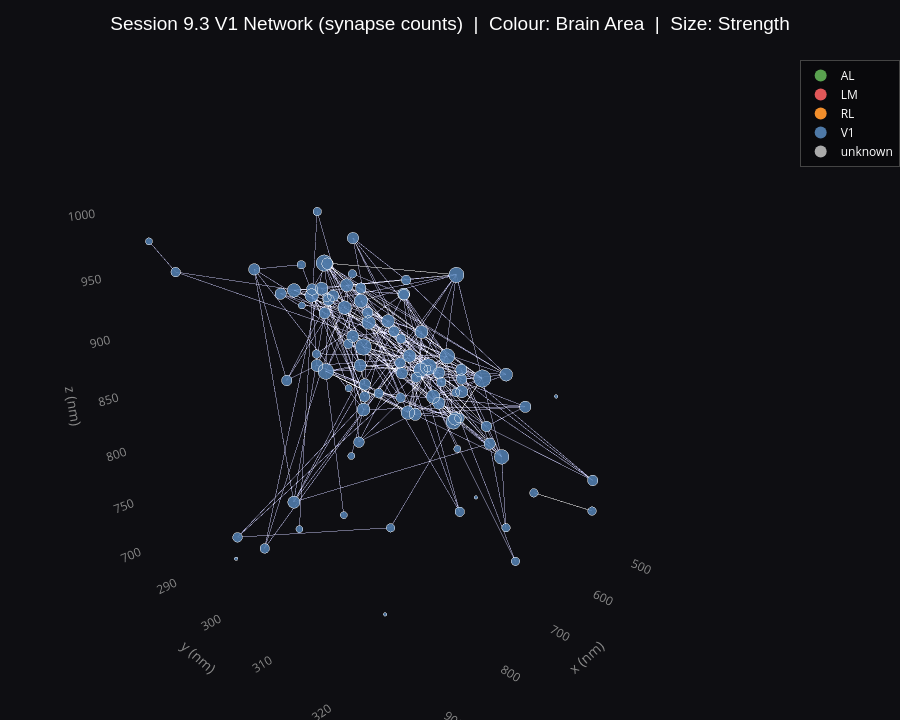

Notebook cell for this chart:
### Markdown cell above
Same 93-neuron network, sized by **strength** (total # synapses), coloured by area.

### Code cell
fig_93b = plot_3d(
    G_93,
    title='Session 9.3 V1 Network (synapse counts)  |  Colour: Brain Area  |  Size: Strength',
    color_attr='brain_area',
    size_by='strength',
    edge_pct_keep=100,
)
fig_93b.show()

### Figure 1 — Plotly figure (JSON) as saved in the notebook; plotly's stock layout.template omitted (floating-point values rounded to 4 significant figures; data arrays with more than 128 entries replaced by an {"elided": "..."} marker saying what was removed)
{"data": [{"hoverinfo": "none", "line": {"color": "rgba(180,180,220,0.05)", "width": 1}, "mode": "lines", "name": "Pairs (229 shown)", "showlegend": false, "type": "scatter3d", "x": {"elided": "687 float values"}, "y": {"elided": "687 float values"}, "z": {"elided": "687 float values"}}, {"marker": {"color": "#59A14F", "size": 10}, "mode": "markers", "name": "AL", "showlegend": true, "type": "scatter3d", "x": [null], "y": [null], "z": [null]}, {"marker": {"color": "#E15759", "size": 10}, "mode": "markers", "name": "LM", "showlegend": true, "type": "scatter3d", "x": [null], "y": [null], "z": [null]}, {"marker": {"color": "#F28E2B", "size": 10}, "mode": "markers", "name": "RL", "showlegend": true, "type": "scatter3d", "x": [null], "y": [null], "z": [null]}, {"marker": {"color": "#4E79A7", "size": 10}, "mode": "markers", "name": "V1", "showlegend": true, "type": "scatter3d", "x": [null], "y": [null], "z": [null]}, {"marker": {"color": "#aaaaaa", "size": 10}, "mode": "markers", "name": "unknown", "showlegend": true, "type": "scatter3d", "x": [null], "y": [null], "z": [null]}, {"hoverinfo": "text", "marker": {"color": ["#4E79A7", "#4E79A7", "#4E79A7", "#4E79A7", "#4E79A7", "#4E79A7", "#4E79A7", "#4E79A7", "#4E79A7", "#4E79A7", "#4E79A7", "#4E79A7", "#4E79A7", "#4E79A7", "#4E79A7", "#4E79A7", "#4E79A7", "#4E79A7", "#4E79A7", "#4E79A7", "#4E79A7", "#4E79A7", "#4E79A7", "#4E79A7", "#4E79A7", "#4E79A7", "#4E79A7", "#4E79A7", "#4E79A7", "#4E79A7", "#4E79A7", "#4E79A7", "#4E79A7", "#4E79A7", "#4E79A7", "#4E79A7", "#4E79A7", "#4E79A7", "#4E79A7", "#4E79A7", "#4E79A7", "#4E79A7", "#4E79A7", "#4E79A7", "#4E79A7", "#4E79A7", "#4E79A7", "#4E79A7", "#4E79A7", "#4E79A7", "#4E79A7", "#4E79A7", "#4E79A7", "#4E79A7", "#4E79A7", "#4E79A7", "#4E79A7", "#4E79A7", "#4E79A7", "#4E79A7", "#4E79A7", "#4E79A7", "#4E79A7", "#4E79A7", "#4E79A7", "#4E79A7", "#4E79A7", "#4E79A7", "#4E79A7", "#4E79A7", "#4E79A7", "#4E79A7", "#4E79A7", "#4E79A7", "#4E79A7", "#4E79A7", "#4E79A7", "#4E79A7", "#4E79A7", "#4E79A7", "#4E79A7", "#4E79A7", "#4E79A7", "#4E79A7", "#4E79A7", "#4E79A7", "#4E79A7", "#4E79A7", "#4E79A7", "#4E79A7", "#4E79A7", "#4E79A7", "#4E79A7"], "line": {"color": "rgba(255,255,255,0.5)", "width": 0.8}, "opacity": 0.92, "size": [11.16, 12.26, 14.12, 15.68, 18.31, 13.24, 11.16, 12.26, 16.39, 15.68, 14.93, 13.24, 14.12, 12.26, 14.93, 12.26, 15.68, 11.16, 13.24, 12.26, 14.12, 12.26, 9.842, 15.68, 17.06, 14.93, 9.842, 14.12, 11.16, 17.7, 15.68, 11.16, 14.93, 17.06, 8.131, 4.0, 12.26, 14.93, 9.842, 9.842, 8.131, 12.26, 12.26, 9.842, 8.131, 12.26, 4.0, 9.842, 13.24, 13.24, 8.131, 8.131, 9.842, 11.16, 4.0, 13.24, 11.16, 11.16, 13.24, 8.131, 8.131, 13.24, 11.16, 14.12, 13.24, 20.0, 13.24, 12.26, 13.24, 11.16, 9.842, 17.7, 8.131, 11.16, 18.9, 13.24, 9.842, 13.24, 13.24, 14.12, 14.12, 9.842, 14.93, 18.9, 14.93, 14.93, 15.68, 14.12, 18.9, 4.0, 12.26, 15.68, 9.842]}, "mode": "markers", "name": "Neurons", "showlegend": false, "text": ["<b>Neuron 864691135694415551</b><br>Area: V1  Layer: L4  Type: 4P<br>Pref ori: 177.1 deg  gOSI: 0.450<br><b>Partners: 3   # Synapses: 3</b>", "<b>Neuron 864691136006519498</b><br>Area: V1  Layer: L4  Type: 4P<br>Pref ori: 48.3 deg  gOSI: 0.195<br><b>Partners: 4   # Synapses: 4</b>", "<b>Neuron 864691135294520844</b><br>Area: V1  Layer: L4  Type: 4P<br>Pref ori: 109.3 deg  gOSI: 0.177<br><b>Partners: 6   # Synapses: 6</b>", "<b>Neuron 864691136905758130</b><br>Area: V1  Layer: L4  Type: 4P<br>Pref ori: 95.2 deg  gOSI: 0.464<br><b>Partners: 8   # Synapses: 8</b>", "<b>Neuron 864691135725842603</b><br>Area: V1  Layer: L4  Type: 4P<br>Pref ori: 90.0 deg  gOSI: 0.109<br><b>Partners: 12   # Synapses: 12</b>", "<b>Neuron 864691134949081852</b><br>Area: V1  Layer: L4  Type: 4P<br>Pref ori: 156.8 deg  gOSI: 0.155<br><b>Partners: 5   # Synapses: 5</b>", "<b>Neuron 864691135569902316</b><br>Area: V1  Layer: L4  Type: 4P<br>Pref ori: 177.7 deg  gOSI: 0.226<br><b>Partners: 3   # Synapses: 3</b>", "<b>Neuron 864691135988742147</b><br>Area: V1  Layer: L4  Type: 4P<br>Pref ori: 8.6 deg  gOSI: 0.301<br><b>Partners: 4   # Synapses: 4</b>", "<b>Neuron 864691135375888840</b><br>Area: V1  Layer: L4  Type: 4P<br>Pref ori: 107.9 deg  gOSI: 0.066<br><b>Partners: 9   # Synapses: 9</b>", "<b>Neuron 864691134966714655</b><br>Area: V1  Layer: L4  Type: 4P<br>Pref ori: 84.9 deg  gOSI: 0.197<br><b>Partners: 8   # Synapses: 8</b>", "<b>Neuron 864691135480916422</b><br>Area: V1  Layer: L4  Type: 4P<br>Pref ori: 130.6 deg  gOSI: 0.379<br><b>Partners: 7   # Synapses: 7</b>", "<b>Neuron 864691135927381774</b><br>Area: V1  Layer: L4  Type: 4P<br>Pref ori: 23.8 deg  gOSI: 0.297<br><b>Partners: 5   # Synapses: 5</b>", "<b>Neuron 864691135751110185</b><br>Area: V1  Layer: L4  Type: 4P<br>Pref ori: 9.9 deg  gOSI: 0.201<br><b>Partners: 6   # Synapses: 6</b>", "<b>Neuron 864691136484732972</b><br>Area: V1  Layer: L4  Type: 4P<br>Pref ori: 90.6 deg  gOSI: 0.316<br><b>Partners: 4   # Synapses: 4</b>", "<b>Neuron 864691136043283030</b><br>Area: V1  Layer: L4  Type: 4P<br>Pref ori: 15.5 deg  gOSI: 0.399<br><b>Partners: 7   # Synapses: 7</b>", "<b>Neuron 864691136275894285</b><br>Area: V1  Layer: L4  Type: 4P<br>Pref ori: 140.5 deg  gOSI: 0.403<br><b>Partners: 4   # Synapses: 4</b>", "<b>Neuron 864691135760106830</b><br>Area: V1  Layer: L4  Type: 4P<br>Pref ori: 99.7 deg  gOSI: 0.275<br><b>Partners: 8   # Synapses: 8</b>", "<b>Neuron 864691136664127454</b><br>Area: V1  Layer: L4  Type: 4P<br>Pref ori: 172.2 deg  gOSI: 0.296<br><b>Partners: 3   # Synapses: 3</b>", "<b>Neuron 864691135465343045</b><br>Area: V1  Layer: L4  Type: 4P<br>Pref ori: 8.3 deg  gOSI: 0.456<br><b>Partners: 5   # Synapses: 5</b>", "<b>Neuron 864691135577816862</b><br>Area: V1  Layer: L4  Type: 4P<br>Pref ori: 109.0 deg  gOSI: 0.600<br><b>Partners: 4   # Synapses: 4</b>", "<b>Neuron 864691135782506832</b><br>Area: V1  Layer: L4  Type: 4P<br>Pref ori: 15.5 deg  gOSI: 0.326<br><b>Partners: 6   # Synapses: 6</b>", "<b>Neuron 864691135765013302</b><br>Area: V1  Layer: L4  Type: 4P<br>Pref ori: 91.7 deg  gOSI: 0.370<br><b>Partners: 4   # Synapses: 4</b>", "<b>Neuron 864691135779020221</b><br>Area: V1  Layer: L4  Type: 4P<br>Pref ori: 44.8 deg  gOSI: 0.149<br><b>Partners: 2   # Synapses: 2</b>", "<b>Neuron 864691136975624220</b><br>Area: V1  Layer: L4  Type: 4P<br>Pref ori: 169.4 deg  gOSI: 0.064<br><b>Partners: 8   # Synapses: 8</b>", "<b>Neuron 864691135102433056</b><br>Area: V1  Layer: L4  Type: 4P<br>Pref ori: 27.2 deg  gOSI: 0.356<br><b>Partners: 10   # Synapses: 10</b>", "<b>Neuron 864691135258563503</b><br>Area: V1  Layer: L4  Type: 4P<br>Pref ori: 6.1 deg  gOSI: 0.377<br><b>Partners: 7   # Synapses: 7</b>", "<b>Neuron 864691136052738803</b><br>Area: V1  Layer: L4  Type: 4P<br>Pref ori: 40.9 deg  gOSI: 0.025<br><b>Partners: 2   # Synapses: 2</b>", "<b>Neuron 864691136913993713</b><br>Area: V1  Layer: L4  Type: 4P<br>Pref ori: 81.9 deg  gOSI: 0.160<br><b>Partners: 6   # Synapses: 6</b>", "<b>Neuron 864691136177799686</b><br>Area: V1  Layer: L4  Type: 4P<br>Pref ori: 118.5 deg  gOSI: 0.108<br><b>Partners: 3   # Synapses: 3</b>", "<b>Neuron 864691136033332155</b><br>Area: V1  Layer: L4  Type: 4P<br>Pref ori: 2.3 deg  gOSI: 0.188<br><b>Partners: 11   # Synapses: 11</b>", "<b>Neuron 864691135294441654</b><br>Area: V1  Layer: L4  Type: 4P<br>Pref ori: 159.5 deg  gOSI: 0.128<br><b>Partners: 8   # Synapses: 8</b>", "<b>Neuron 864691135466236229</b><br>Area: V1  Layer: L4  Type: 4P<br>Pref ori: 89.7 deg  gOSI: 0.152<br><b>Partners: 3   # Synapses: 3</b>", "<b>Neuron 864691136091074615</b><br>Area: V1  Layer: L4  Type: 4P<br>Pref ori: 9.2 deg  gOSI: 0.222<br><b>Partners: 7   # Synapses: 7</b>", "<b>Neuron 864691135504168285</b><br>Area: V1  Layer: L4  Type: 4P<br>Pref ori: 28.4 deg  gOSI: 0.149<br><b>Partners: 10   # Synapses: 10</b>", "<b>Neuron 864691135276505573</b><br>Area: V1  Layer: L4  Type: 4P<br>Pref ori: 135.6 deg  gOSI: 0.291<br><b>Partners: 1   # Synapses: 1</b>", "<b>Neuron 864691135503443549</b><br>Area: V1  Layer: L4  Type: 4P<br>Pref ori: 34.7 deg  gOSI: 0.049<br><b>Partners: 0   # Synapses: 0</b>", "<b>Neuron 864691136107283417</b><br>Area: V1  Layer: L4  Type: 4P<br>Pref ori: 58.0 deg  gOSI: 0.080<br><b>Partners: 4   # Synapses: 4</b>", "<b>Neuron 864691136085781356</b><br>Area: V1  Layer: L4  Type: 4P<br>Pref ori: 13.9 deg  gOSI: 0.425<br><b>Partners: 7   # Synapses: 7</b>", "<b>Neuron 864691135611019015</b><br>Area: V1  Layer: L4  Type: 4P<br>Pref ori: 104.8 deg  gOSI: 0.479<br><b>Partners: 2   # Synapses: 2</b>", "<b>Neuron 864691135808925981</b><br>Area: V1  Layer: L4  Type: 4P<br>Pref ori: 93.4 deg  gOSI: 0.085<br><b>Partners: 2   # Synapses: 2</b>", "<b>Neuron 864691136954028511</b><br>Area: V1  Layer: L4  Type: 4P<br>Pref ori: 129.7 deg  gOSI: 0.063<br><b>Partners: 1   # Synapses: 1</b>", "<b>Neuron 864691137199050049</b><br>Area: V1  Layer: L4  Type: 4P<br>Pref ori: 80.8 deg  gOSI: 0.260<br><b>Partners: 4   # Synapses: 4</b>", "<b>Neuron 864691136313406781</b><br>Area: V1  Layer: L4  Type: 4P<br>Pref ori: 94.7 deg  gOSI: 0.305<br><b>Partners: 4   # Synapses: 4</b>", "<b>Neuron 864691135499231763</b><br>Area: V1  Layer: L4  Type: 4P<br>Pref ori: 152.0 deg  gOSI: 0.240<br><b>Partners: 2   # Synapses: 2</b>", "<b>Neuron 864691136725093373</b><br>Area: V1  Layer: L4  Type: 4P<br>Pref ori: 0.6 deg  gOSI: 0.480<br><b>Partners: 1   # Synapses: 1</b>", "<b>Neuron 864691135455819114</b><br>Area: V1  Layer: L4  Type: 4P<br>Pref ori: 15.7 deg  gOSI: 0.199<br><b>Partners: 4   # Synapses: 4</b>", "<b>Neuron 864691136975300636</b><br>Area: V1  Layer: L4  Type: 4P<br>Pref ori: 56.1 deg  gOSI: 0.078<br><b>Partners: 0   # Synapses: 0</b>", "<b>Neuron 864691136025504569</b><br>Area: V1  Layer: L4  Type: 4P<br>Pref ori: 8.0 deg  gOSI: 0.198<br><b>Partners: 2   # Synapses: 2</b>", "<b>Neuron 864691136023889209</b><br>Area: V1  Layer: L4  Type: 4P<br>Pref ori: 9.5 deg  gOSI: 0.347<br><b>Partners: 5   # Synapses: 5</b>", "<b>Neuron 864691135465113157</b><br>Area: V1  Layer: L4  Type: 4P<br>Pref ori: 64.0 deg  gOSI: 0.121<br><b>Partners: 5   # Synapses: 5</b>", "<b>Neuron 864691135339729894</b><br>Area: V1  Layer: L4  Type: 4P<br>Pref ori: 53.6 deg  gOSI: 0.101<br><b>Partners: 1   # Synapses: 1</b>", "<b>Neuron 864691135868060950</b><br>Area: V1  Layer: L4  Type: 4P<br>Pref ori: 127.5 deg  gOSI: 0.178<br><b>Partners: 1   # Synapses: 1</b>", "<b>Neuron 864691136210847932</b><br>Area: V1  Layer: L4  Type: 4P<br>Pref ori: 7.3 deg  gOSI: 0.366<br><b>Partners: 2   # Synapses: 2</b>", "<b>Neuron 864691135474504498</b><br>Area: V1  Layer: L4  Type: 4P<br>Pref ori: 12.3 deg  gOSI: 0.284<br><b>Partners: 3   # Synapses: 3</b>", "<b>Neuron 864691136311529306</b><br>Area: V1  Layer: L4  Type: 4P<br>Pref ori: 89.8 deg  gOSI: 0.111<br><b>Partners: 0   # Synapses: 0</b>", "<b>Neuron 864691135810982860</b><br>Area: V1  Layer: L4  Type: 4P<br>Pref ori: 46.6 deg  gOSI: 0.128<br><b>Partners: 5   # Synapses: 5</b>", "<b>Neuron 864691136012739747</b><br>Area: V1  Layer: L4  Type: 4P<br>Pref ori: 51.6 deg  gOSI: 0.108<br><b>Partners: 3   # Synapses: 3</b>", "<b>Neuron 864691135742189163</b><br>Area: V1  Layer: L4  Type: 4P<br>Pref ori: 170.8 deg  gOSI: 0.224<br><b>Partners: 3   # Synapses: 3</b>", "<b>Neuron 864691135374981320</b><br>Area: V1  Layer: L4  Type: 4P<br>Pref ori: 3.9 deg  gOSI: 0.131<br><b>Partners: 5   # Synapses: 5</b>", "<b>Neuron 864691136380266965</b><br>Area: V1  Layer: L4  Type: 4P<br>Pref ori: 160.8 deg  gOSI: 0.160<br><b>Partners: 1   # Synapses: 1</b>", "<b>Neuron 864691135271463077</b><br>Area: V1  Layer: L4  Type: 4P<br>Pref ori: 130.2 deg  gOSI: 0.324<br><b>Partners: 1   # Synapses: 1</b>", "<b>Neuron 864691135430486576</b><br>Area: V1  Layer: L4  Type: 4P<br>Pref ori: 4.8 deg  gOSI: 0.400<br><b>Partners: 5   # Synapses: 5</b>", "<b>Neuron 864691134886499066</b><br>Area: V1  Layer: L4  Type: 4P<br>Pref ori: 141.3 deg  gOSI: 0.209<br><b>Partners: 3   # Synapses: 3</b>", "<b>Neuron 864691134966069023</b><br>Area: V1  Layer: L4  Type: 4P<br>Pref ori: 148.4 deg  gOSI: 0.161<br><b>Partners: 6   # Synapses: 6</b>", "<b>Neuron 864691136953677535</b><br>Area: V1  Layer: L4  Type: 4P<br>Pref ori: 49.8 deg  gOSI: 0.143<br><b>Partners: 5   # Synapses: 5</b>", "<b>Neuron 864691136058745048</b><br>Area: V1  Layer: L4  Type: 4P<br>Pref ori: 5.2 deg  gOSI: 0.251<br><b>Partners: 15   # Synapses: 15</b>", "<b>Neuron 864691135592830731</b><br>Area: V1  Layer: L4  Type: 4P<br>Pref ori: 139.0 deg  gOSI: 0.286<br><b>Partners: 5   # Synapses: 5</b>", "<b>Neuron 864691136211371452</b><br>Area: V1  Layer: L4  Type: 4P<br>Pref ori: 155.5 deg  gOSI: 0.166<br><b>Partners: 4   # Synapses: 4</b>", "<b>Neuron 864691135375590217</b><br>Area: V1  Layer: L4  Type: 4P<br>Pref ori: 90.7 deg  gOSI: 0.043<br><b>Partners: 5   # Synapses: 5</b>", "<b>Neuron 864691136125440038</b><br>Area: V1  Layer: L4  Type: 4P<br>Pref ori: 134.3 deg  gOSI: 0.251<br><b>Partners: 3   # Synapses: 3</b>", "<b>Neuron 864691135583172717</b><br>Area: V1  Layer: L4  Type: 4P<br>Pref ori: 7.8 deg  gOSI: 0.444<br><b>Partners: 2   # Synapses: 2</b>", "<b>Neuron 864691135360809560</b><br>Area: V1  Layer: L4  Type: 4P<br>Pref ori: 98.1 deg  gOSI: 0.336<br><b>Partners: 11   # Synapses: 11</b>", "<b>Neuron 864691136101516661</b><br>Area: V1  Layer: L4  Type: 4P<br>Pref ori: 88.3 deg  gOSI: 0.249<br><b>Partners: 1   # Synapses: 1</b>", "<b>Neuron 864691135725748139</b><br>Area: V1  Layer: L4  Type: 4P<br>Pref ori: 48.0 deg  gOSI: 0.492<br><b>Partners: 3   # Synapses: 3</b>", "<b>Neuron 864691135280682401</b><br>Area: V1  Layer: L4  Type: 4P<br>Pref ori: 9.7 deg  gOSI: 0.394<br><b>Partners: 13   # Synapses: 13</b>", "<b>Neuron 864691135763795510</b><br>Area: V1  Layer: L4  Type: 4P<br>Pref ori: 93.8 deg  gOSI: 0.134<br><b>Partners: 5   # Synapses: 5</b>", "<b>Neuron 864691135646481135</b><br>Area: V1  Layer: L4  Type: 4P<br>Pref ori: 135.7 deg  gOSI: 0.060<br><b>Partners: 2   # Synapses: 2</b>", "<b>Neuron 864691136239902780</b><br>Area: V1  Layer: L4  Type: 4P<br>Pref ori: 2.7 deg  gOSI: 0.229<br><b>Partners: 5   # Synapses: 5</b>", "<b>Neuron 864691135990004992</b><br>Area: V1  Layer: L4  Type: 4P<br>Pref ori: 6.2 deg  gOSI: 0.225<br><b>Partners: 5   # Synapses: 5</b>", "<b>Neuron 864691136120159768</b><br>Area: V1  Layer: L4  Type: 4P<br>Pref ori: 165.1 deg  gOSI: 0.229<br><b>Partners: 6   # Synapses: 6</b>", "<b>Neuron 864691136239980604</b><br>Area: V1  Layer: L4  Type: 4P<br>Pref ori: 103.3 deg  gOSI: 0.333<br><b>Partners: 6   # Synapses: 6</b>", "<b>Neuron 864691135430275120</b><br>Area: V1  Layer: L4  Type: 4P<br>Pref ori: 105.6 deg  gOSI: 0.619<br><b>Partners: 2   # Synapses: 2</b>", "<b>Neuron 864691135124603687</b><br>Area: V1  Layer: L4  Type: 4P<br>Pref ori: 89.7 deg  gOSI: 0.334<br><b>Partners: 7   # Synapses: 7</b>", "<b>Neuron 864691135357351375</b><br>Area: V1  Layer: L4  Type: 4P<br>Pref ori: 102.4 deg  gOSI: 0.354<br><b>Partners: 13   # Synapses: 13</b>", "<b>Neuron 864691135562004193</b><br>Area: V1  Layer: L4  Type: 4P<br>Pref ori: 100.0 deg  gOSI: 0.200<br><b>Partners: 7   # Synapses: 7</b>", "<b>Neuron 864691135942924148</b><br>Area: V1  Layer: L4  Type: 4P<br>Pref ori: 101.0 deg  gOSI: 0.410<br><b>Partners: 7   # Synapses: 7</b>", "<b>Neuron 864691135499707667</b><br>Area: V1  Layer: L4  Type: 4P<br>Pref ori: 144.8 deg  gOSI: 0.533<br><b>Partners: 8   # Synapses: 8</b>", "<b>Neuron 864691136523335057</b><br>Area: V1  Layer: L4  Type: 4P<br>Pref ori: 1.3 deg  gOSI: 0.397<br><b>Partners: 6   # Synapses: 6</b>", "<b>Neuron 864691136010639022</b><br>Area: V1  Layer: L4  Type: 4P<br>Pref ori: 69.4 deg  gOSI: 0.289<br><b>Partners: 13   # Synapses: 13</b>", "<b>Neuron 864691135477469352</b><br>Area: V1  Layer: L4  Type: 4P<br>Pref ori: 84.4 deg  gOSI: 0.516<br><b>Partners: 0   # Synapses: 0</b>", "<b>Neuron 864691136524297617</b><br>Area: V1  Layer: L4  Type: 4P<br>Pref ori: 96.3 deg  gOSI: 0.409<br><b>Partners: 4   # Synapses: 4</b>", "<b>Neuron 864691135386963541</b><br>Area: V1  Layer: L4  Type: 4P<br>Pref ori: 165.0 deg  gOSI: 0.172<br><b>Partners: 8   # Synapses: 8</b>", "<b>Neuron 864691135764015926</b><br>Area: V1  Layer: L4  Type: 4P<br>Pref ori: 24.6 deg  gOSI: 0.163<br><b>Partners: 2   # Synapses: 2</b>"], "type": "scatter3d", "x": [620.1, 654.3, 670.1, 708.9, 679.6, 663.2, 949.8, 895.8, 642.8, 628.8, 682.1, 481.4, 662.5, 680.1, 643.0, 628.5, 670.9, 591.7, 705.9, 679.2, 642.5, 658.8, 790.5, 617.6, 646.2, 725.6, 651.1, 611.7, 638.9, 726.9, 647.0, 669.1, 790.5, 691.7, 482.1, 866.7, 835.6, 614.5, 649.2, 710.8, 753.2, 498.0, 612.5, 697.3, 498.3, 677.2, 586.0, 575.0, 613.4, 655.4, 865.8, 738.9, 512.6, 623.2, 933.0, 622.8, 650.1, 871.5, 759.0, 945.7, 819.8, 847.7, 906.0, 782.8, 842.1, 689.6, 744.5, 704.3, 846.8, 585.3, 811.9, 630.1, 867.7, 683.1, 696.6, 823.6, 781.9, 711.3, 645.8, 536.8, 640.1, 580.1, 629.7, 685.9, 638.6, 804.5, 701.5, 782.6, 683.8, 485.8, 702.3, 800.7, 775.2], "y": [292.5, 298.8, 304.1, 299.4, 287.4, 286.7, 293.0, 316.3, 302.7, 299.1, 300.3, 309.0, 292.9, 302.9, 300.6, 300.6, 283.9, 295.3, 305.0, 312.5, 289.5, 300.3, 310.9, 288.8, 316.7, 299.9, 290.5, 296.7, 298.7, 313.9, 305.3, 301.4, 303.9, 312.4, 290.2, 317.2, 297.6, 314.5, 284.8, 324.0, 298.4, 321.7, 289.6, 321.4, 298.1, 294.8, 308.6, 326.0, 307.3, 282.3, 311.8, 298.7, 313.5, 308.0, 297.6, 287.9, 289.3, 289.2, 297.3, 287.2, 296.6, 306.3, 300.1, 291.1, 307.2, 316.3, 314.3, 318.3, 298.7, 305.7, 300.6, 307.3, 304.9, 309.6, 297.1, 290.8, 295.0, 298.8, 314.7, 297.2, 309.6, 303.9, 301.6, 307.6, 308.5, 301.1, 283.6, 297.3, 288.3, 314.2, 297.8, 304.6, 297.5], "z": [810.6, 887.9, 822.5, 904.3, 834.2, 901.5, 965.8, 871.4, 856.6, 805.8, 903.3, 803.8, 847.1, 929.4, 866.3, 843.5, 903.2, 922.8, 868.4, 872.2, 867.1, 861.8, 760.5, 897.6, 805.8, 828.8, 929.4, 913.7, 821.6, 901.6, 837.2, 887.3, 951.3, 837.4, 809.4, 725.1, 870.5, 868.8, 899.8, 746.8, 727.0, 761.0, 886.5, 766.0, 737.4, 924.4, 730.6, 762.0, 860.1, 905.2, 896.2, 784.3, 730.2, 817.7, 731.2, 956.9, 860.4, 709.0, 957.2, 982.0, 725.2, 940.4, 741.2, 728.1, 953.4, 881.7, 891.8, 848.5, 944.7, 707.0, 894.3, 945.6, 946.4, 865.0, 877.0, 952.0, 956.0, 847.6, 813.2, 794.3, 848.8, 826.2, 888.0, 875.4, 821.2, 946.8, 911.4, 874.2, 940.3, 825.3, 832.4, 936.1, 999.7]}], "layout": {"height": 720, "legend": {"bgcolor": "rgba(0,0,0,0.35)", "bordercolor": "#444", "borderwidth": 1, "font": {"color": "white", "size": 12}, "itemsizing": "constant"}, "margin": {"b": 0, "l": 0, "r": 0, "t": 60}, "paper_bgcolor": "#0e0e12", "scene": {"bgcolor": "#0e0e12", "camera": {"eye": {"x": 1.4, "y": 1.4, "z": 0.8}}, "xaxis": {"color": "#888888", "showbackground": false, "showgrid": false, "title": {"text": "x (nm)"}, "zeroline": false}, "yaxis": {"color": "#888888", "showbackground": false, "showgrid": false, "title": {"text": "y (nm)"}, "zeroline": false}, "zaxis": {"color": "#888888", "showbackground": false, "showgrid": false, "title": {"text": "z (nm)"}, "zeroline": false}}, "title": {"font": {"color": "white", "family": "Arial", "size": 19}, "text": "Session 9.3 V1 Network (synapse counts)  |  Colour: Brain Area  |  Size: Strength", "x": 0.5}}}
